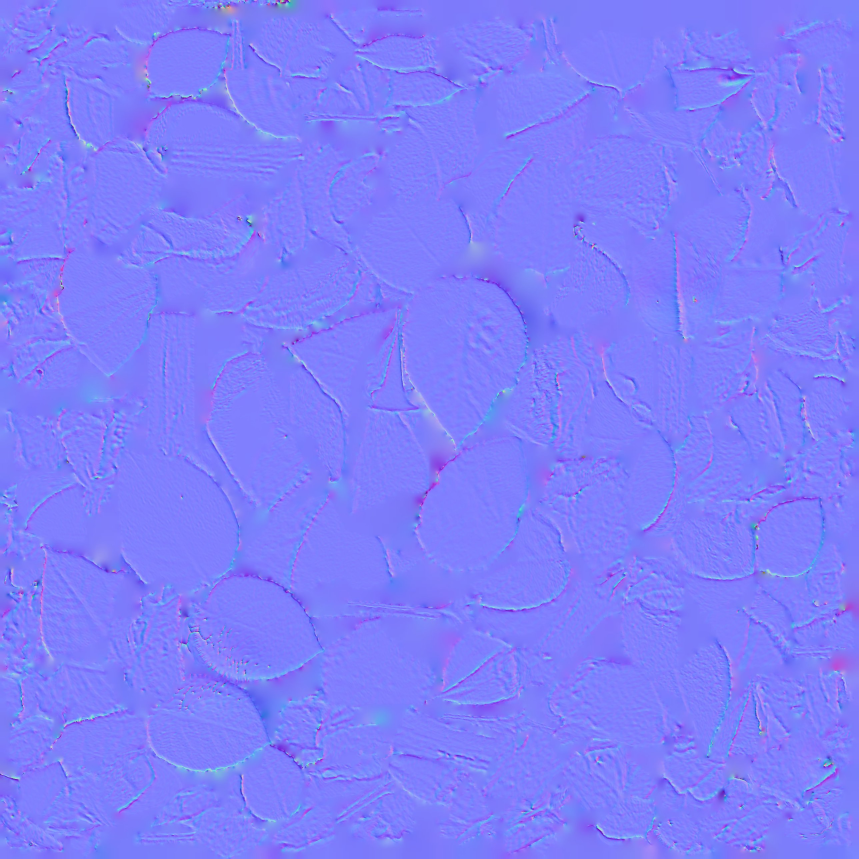
#> input picture data_archive/sources/50b48692-image.jpg, 2576 x 2576 px (shown at 1/3 size)
$ python -i common.py   (imports and definitions only)
#> lines starting #> are read from the running program, lines starting #| are printed output that depends on the picture
import cv2, numpy as np, subprocess, os

W, H = (int(x_) for x_ in os.environ.get('DESIGN', '1280x720').split('x'))   # design canvas (720x1280 = 9:16)
FPS = 30
BPM = 100.0
BEAT = 60.0 / BPM


# [8 lines left out: function beat, not called in this run]


class Clip:
    # [17 lines left out: functions __init__, get, not called in this run]


def gradient_lut(stops):
    """stops: list of (pos, (r,g,b)). returns 256x3 BGR float32 LUT 0..1"""
    xs = np.linspace(0, 1, 256)
    lut = np.zeros((256, 3), np.float32)
    ps = [s[0] for s in stops]
    for c in range(3):
        lut[:, 2 - c] = np.interp(xs, ps, [s[1][c] / 255.0 for s in stops])
    return lut


EMBER = gradient_lut([(0.0, (4, 1, 2)), (0.22, (52, 6, 10)), (0.45, (160, 34, 18)),
                      (0.66, (226, 120, 30)), (0.84, (246, 196, 80)), (1.0, (255, 244, 214))])
AMBER = gradient_lut([(0.0, (6, 2, 1)), (0.3, (90, 22, 8)), (0.6, (214, 112, 26)),
                      (0.85, (250, 205, 110)), (1.0, (255, 250, 232))])
#> further down, picture is the input picture: shape (2576, 2576, 3); mean B, G, R 251.9, 127, 127.2


def luma(img):
    return (img[..., 0] * 0.114 + img[..., 1] * 0.587 + img[..., 2] * 0.299)


# [15 lines left out: functions grade_map, warm_split, not called in this run]


def bloom(img, thresh=0.6, strength=0.6, sigma=18):
#> called with thresh = 0.6, strength = 0.6, sigma = 18
    hi = np.clip(img - thresh, 0, None) / (1 - thresh)
    small = cv2.resize(hi, (img.shape[1] // 4, img.shape[0] // 4), interpolation=cv2.INTER_AREA)
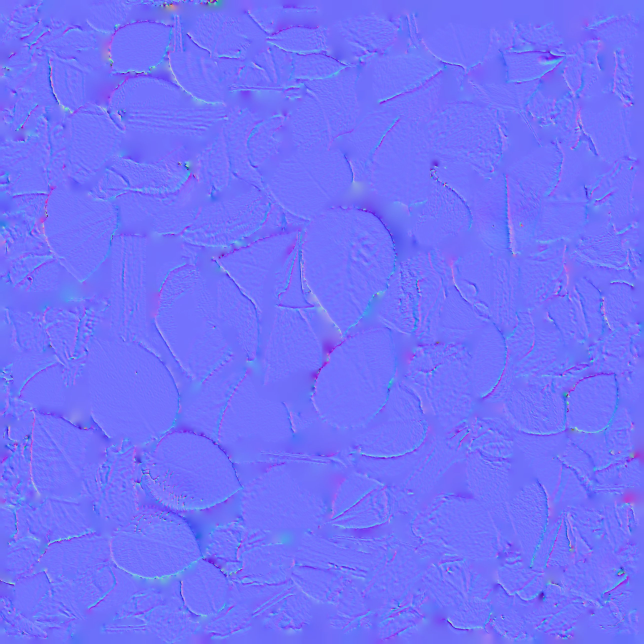
#> small: shape (644, 644, 3) float64; mean B, G, R 628.4, 316.1, 316.6; drawn with min black and max white
    s = sigma / 4
    b = cv2.GaussianBlur(small, (0, 0), s) + cv2.GaussianBlur(small, (0, 0), s * 3) * 0.6
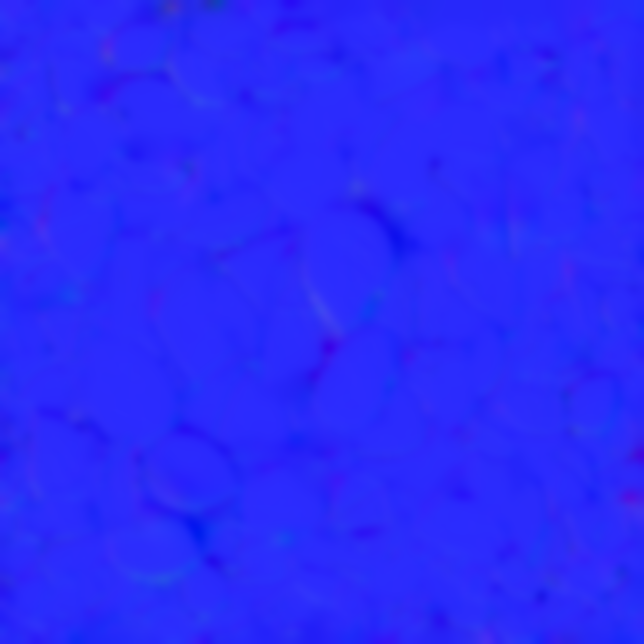
#> b: shape (644, 644, 3) float64; mean B, G, R 1005.4, 505.7, 506.6; drawn with min black and max white
    b = cv2.resize(b, (img.shape[1], img.shape[0]), interpolation=cv2.INTER_LINEAR)
#> b: shape (2576, 2576, 3) float64
    return img + b * strength
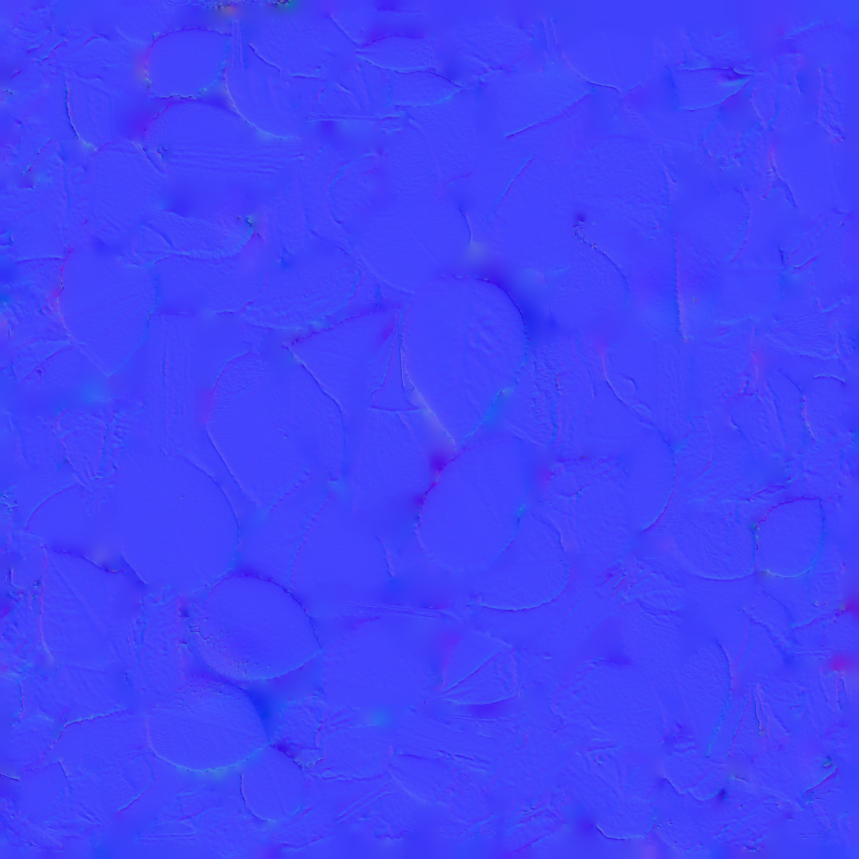
#> returned value: shape (2576, 2576, 3) float64 (shown at 1/3 size); mean of channels 0, 1, 2 855.2, 430.5, 431.2; drawn with min black and max white


# [6 lines left out: function vignette, not called in this run]


_rng = np.random.default_rng(7)


# [5 lines left out: function grain, not called in this run]


def tonemap(img):
    # soft shoulder so highlights roll off instead of clipping (pristine look)
    return 1 - np.exp(-np.clip(img, 0, None) * 1.25) * 1.0 if False else np.clip(img / (1 + np.clip(img - 0.85, 0, None)), 0, 1)


class Writer:
    # [68 lines left out: functions __init__, write, close, soft_pulse, halftone_color, not called in this run]

>>> import cv2
>>> picture = cv2.imread('../data_archive/sources/50b48692-image.jpg')
>>> result = bloom(picture)
